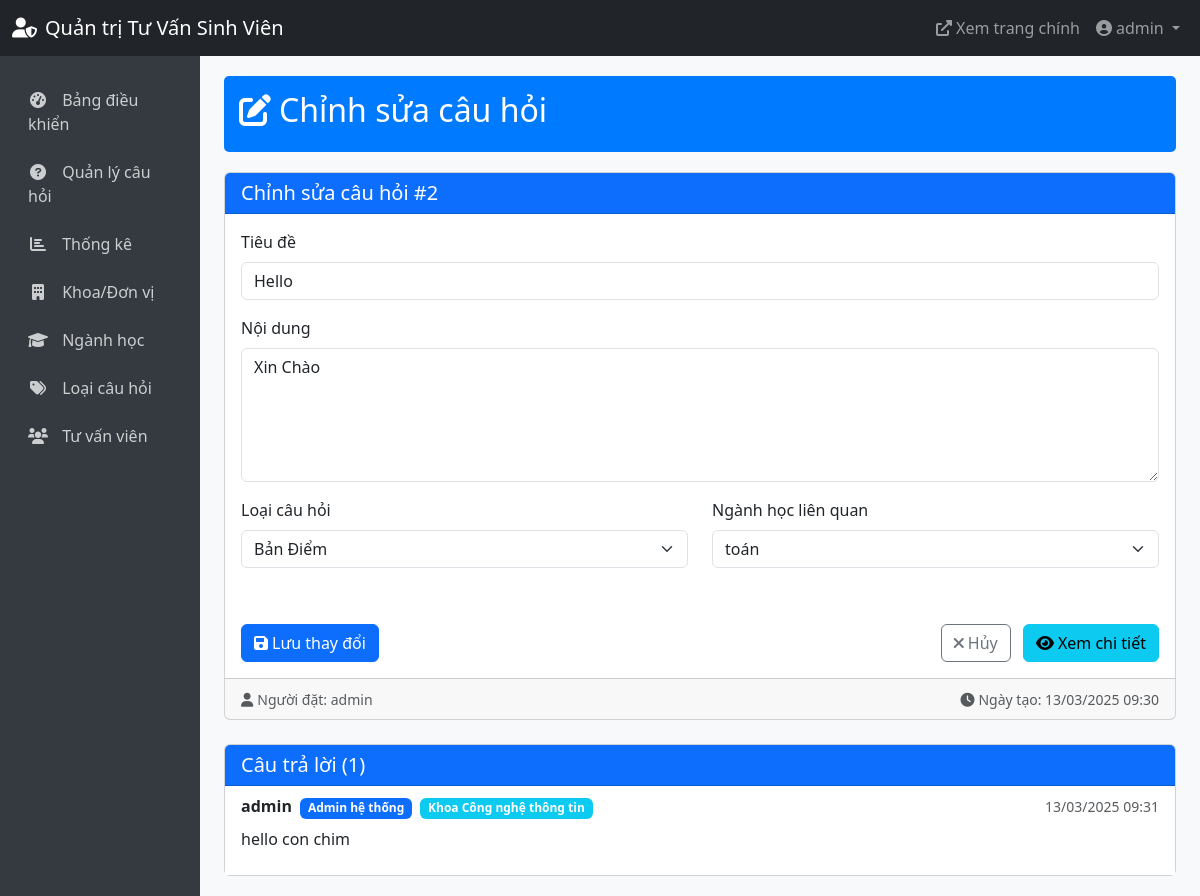
/admin-panel/questions/2/edit/ (signed in), run on the app's committed database.
### accounts/models.py (models this page shows)
class CustomUser(AbstractUser):
    USER_TYPE_CHOICES = (
        ('student', 'Sinh viên'),
        ('alumni', 'Cựu sinh viên'),
        ('parent', 'Phụ huynh'),
        ('high_school', 'Học sinh phổ thông'),
    )
    user_type = models.CharField(max_length=20, choices=USER_TYPE_CHOICES)
    student_id = models.CharField(max_length=20, blank=True, null=True)
    graduation_year = models.IntegerField(blank=True, null=True)  # Cho cựu sinh viên
    phone_number = models.CharField(max_length=15, blank=True, null=True)  # Cho phụ huynh
    grade = models.CharField(max_length=10, blank=True, null=True)  # Cho học sinh phổ thông

### questions/models.py (models this page shows, shortened)
class Question(models.Model):
    STATUS_CHOICES = (
        ('pending', 'Chưa trả lời'),
        ('answered', 'Đã trả lời'),
    )
    user = models.ForeignKey(CustomUser, on_delete=models.CASCADE, verbose_name="Người đặt câu hỏi")
    title = models.CharField(max_length=200, verbose_name="Tiêu đề")
    content = models.TextField(verbose_name="Nội dung")
    major = models.ForeignKey(Major, on_delete=models.SET_NULL, null=True, blank=True, verbose_name="Ngành học liên quan")
    category = models.ForeignKey(QuestionCategory, on_delete=models.SET_NULL, null=True, verbose_name="Loại câu hỏi")
    status = models.CharField(max_length=20, choices=STATUS_CHOICES, default='pending', verbose_name="Trạng thái")
    created_at = models.DateTimeField(auto_now_add=True, verbose_name="Ngày tạo")
    updated_at = models.DateTimeField(auto_now=True, verbose_name="Ngày cập nhật")
    class Meta:
        verbose_name = "Câu hỏi"
        verbose_name_plural = "Câu hỏi"
        ordering = ['-created_at']

class Answer(models.Model):
    question = models.ForeignKey(Question, on_delete=models.CASCADE, related_name='answers', verbose_name="Câu hỏi")
    user = models.ForeignKey(CustomUser, on_delete=models.CASCADE, verbose_name="Người trả lời")
    content = models.TextField(verbose_name="Nội dung")
    created_at = models.DateTimeField(auto_now_add=True, verbose_name="Ngày tạo")
    updated_at = models.DateTimeField(auto_now=True, verbose_name="Ngày cập nhật")
    class Meta:
        verbose_name = "Câu trả lời"
        verbose_name_plural = "Câu trả lời"
        ordering = ['created_at']

class Department(models.Model):
    name = models.CharField(max_length=100, verbose_name="Tên khoa/đơn vị")
    description = models.TextField(blank=True, verbose_name="Mô tả")
    class Meta:
        verbose_name = "Khoa/Đơn vị"
        verbose_name_plural = "Khoa/Đơn vị"

### admin_panel/models.py (models this page shows, shortened)
class AdvisorProfile(models.Model):
    ROLE_CHOICES = (
        ('admin', 'Admin hệ thống'),
        ('advisor', 'Ban tư vấn'),
    )
    user = models.OneToOneField(CustomUser, on_delete=models.CASCADE, verbose_name="Người dùng")
    department = models.ForeignKey(Department, on_delete=models.SET_NULL, null=True, blank=True, verbose_name="Khoa/Đơn vị")
    role = models.CharField(max_length=20, choices=ROLE_CHOICES, verbose_name="Vai trò")
    class Meta:
        verbose_name = "Hồ sơ tư vấn viên"
        verbose_name_plural = "Hồ sơ tư vấn viên"

### admin_panel/views.py (the view)
# urls.py: path('questions/<int:pk>/edit/', views.edit_question, name='edit_question'),
@login_required
def edit_question(request, pk):
    question = get_object_or_404(Question, pk=pk)
    if not is_advisor(request.user):
        messages.error(request, 'Bạn không có quyền chỉnh sửa câu hỏi.')
        return redirect('question_detail', pk=pk)
    if request.method == 'POST':
        form = QuestionForm(request.POST, instance=question)
        if form.is_valid():
            form.save()
            messages.success(request, f'Đã cập nhật câu hỏi "{question.title}" thành công.')
            return redirect('manage_questions')
    else:
        form = QuestionForm(instance=question)
    return render(request, 'admin_panel/edit_question.html', {
        'form': form,
        'question': question
    })

### questions/forms.py
class QuestionForm(forms.ModelForm):
    class Meta:
        model = Question
        fields = ['title', 'content', 'major', 'category']
        widgets = {
            'content': forms.Textarea(attrs={'rows': 5}),
        }
    def __init__(self, *args, **kwargs):
        super().__init__(*args, **kwargs)
        self.fields['major'].queryset = Major.objects.all().order_by('name')
        self.fields['category'].queryset = QuestionCategory.objects.all().order_by('name')
        self.fields['title'].widget.attrs.update({'placeholder': 'Nhập tiêu đề câu hỏi'})
        self.fields['content'].widget.attrs.update({'placeholder': 'Nhập nội dung câu hỏi chi tiết'})

### admin_panel/views.py (called while the page is built)
def is_advisor(user):
    try:
        advisor = AdvisorProfile.objects.get(user=user)
        return True
    except AdvisorProfile.DoesNotExist:
        return False

### questions/models.py (called while the page is built)
    def __str__(self):
        return self.name

    def __str__(self):
        return self.name

### templates/admin_panel/edit_question.html (shortened to what this page needs)
{% extends 'admin_panel/base_admin.html' %}
{% load widget_tweaks %}
{% block content %}
<div class="admin-header">
    <h2><i class="fas fa-edit me-2"></i>Chỉnh sửa câu hỏi</h2>
</div>
<div class="card">
    <div class="card-header bg-primary text-white">
        <h5 class="mb-0">Chỉnh sửa câu hỏi #{{ question.id }}</h5>
    </div>
    <div class="card-body">
        <form method="post">
            <div class="mb-3">
                <label for="{{ form.title.id_for_label }}" class="form-label">{{ form.title.label }}</label>
                {{ form.title|add_class:"form-control" }}
            </div>
            <div class="mb-3">
                <label for="{{ form.content.id_for_label }}" class="form-label">{{ form.content.label }}</label>
                {{ form.content|add_class:"form-control" }}
            </div>
            <div class="row">
                <div class="col-md-6">
                    <div class="mb-3">
                        <label for="{{ form.category.id_for_label }}" class="form-label">{{ form.category.label }}</label>
                        {{ form.category|add_class:"form-select" }}
                    </div>
                </div>
                <div class="col-md-6">
                    <div class="mb-3">
                        <label for="{{ form.major.id_for_label }}" class="form-label">{{ form.major.label }}</label>
                        {{ form.major|add_class:"form-select" }}
                    </div>
                </div>
            </div>
            <div class="mb-3">
            </div>
            <div class="d-flex justify-content-between">
                <button type="submit" class="btn btn-primary">
                    <i class="fas fa-save me-1"></i>Lưu thay đổi
                </button>
                <div>
                    <a href="{% url 'manage_questions' %}" class="btn btn-outline-secondary me-2">
                        <i class="fas fa-times me-1"></i>Hủy
                    </a>
                    <a href="{% url 'question_detail' question.id %}" class="btn btn-info" target="_blank">
                        <i class="fas fa-eye me-1"></i>Xem chi tiết
                    </a>
                </div>
            </div>
        </form>
    </div>
    <div class="card-footer">
        <div class="d-flex justify-content-between text-muted">
            <div>
                <small><i class="fas fa-user me-1"></i>Người đặt: {{ question.user.get_full_name|default:question.user.username }}</small>
            </div>
            <div>
                <small><i class="fas fa-clock me-1"></i>Ngày tạo: {{ question.created_at|date:"d/m/Y H:i" }}</small>
            </div>
        </div>
    </div>
</div>
{% if question.answers.exists %}
<div class="card mt-4">
    <div class="card-header bg-primary text-white">
        <h5 class="mb-0">Câu trả lời ({{ question.answers.count }})</h5>
    </div>
    <div class="card-body p-0">
        <div class="list-group list-group-flush">
            {% for answer in question.answers.all %}
            <div class="list-group-item">
                <div class="d-flex justify-content-between align-items-center mb-2">
                    <div>
                        <strong>{{ answer.user.get_full_name|default:answer.user.username }}</strong>
                        {% if answer.user.advisorprofile %}
                        <span class="badge bg-primary ms-1">{{ answer.user.advisorprofile.get_role_display }}</span>
                        {% if answer.user.advisorprofile.department %}
                        <span class="badge bg-info ms-1">{{ answer.user.advisorprofile.department.name }}</span>
                        {% endif %}
                        {% endif %}
                    </div>
                    <small class="text-muted">{{ answer.created_at|date:"d/m/Y H:i" }}</small>
                </div>
                <p class="mb-0">{{ answer.content|linebreaks }}</p>
            </div>
            {% endfor %}
        </div>
    </div>
</div>
{% endif %}
{% endblock %}

### templates/admin_panel/base_admin.html (shortened to what this page needs)
<!DOCTYPE html>
<html lang="vi">
<head>
    <link href="https://cdn.jsdelivr.net/npm/bootstrap@5.3.0/dist/css/bootstrap.min.css" rel="stylesheet">
    <link rel="stylesheet" href="https://cdnjs.cloudflare.com/ajax/libs/font-awesome/6.0.0/css/all.min.css">
</head>
<body>
    <nav class="navbar navbar-expand-lg navbar-dark bg-dark">
        <div class="container-fluid">
            <a class="navbar-brand" href="{% url 'admin_dashboard' %}">
                <i class="fas fa-user-shield me-2"></i>Quản trị Tư Vấn Sinh Viên
            </a>
            <div class="collapse navbar-collapse" id="navbarAdmin">
                <ul class="navbar-nav ms-auto">
                    <li class="nav-item">
                        <a class="nav-link" href="{% url 'home' %}" target="_blank">
                            <i class="fas fa-external-link-alt me-1"></i>Xem trang chính
                        </a>
                    </li>
                    <li class="nav-item dropdown">
                        <a class="nav-link dropdown-toggle" href="#" id="navbarDropdown" role="button" data-bs-toggle="dropdown">
                            <i class="fas fa-user-circle me-1"></i>{{ user.get_full_name|default:user.username }}
                        </a>
                    </li>
                </ul>
            </div>
        </div>
    </nav>
    <div class="container-fluid">
        <div class="row">
            <div class="col-md-3 col-lg-2 d-md-block admin-sidebar collapse">
                <div class="position-sticky">
                    <ul class="nav flex-column">
                        <li class="nav-item">
                            <a class="nav-link {% if request.resolver_match.url_name == 'admin_dashboard' %}active{% endif %}" href="{% url 'admin_dashboard' %}">
                                <i class="fas fa-tachometer-alt"></i> Bảng điều khiển
                            </a>
                        </li>
                        <li class="nav-item">
                            <a class="nav-link {% if request.resolver_match.url_name == 'manage_questions' %}active{% endif %}" href="{% url 'manage_questions' %}">
                                <i class="fas fa-question-circle"></i> Quản lý câu hỏi
                            </a>
                        </li>
                        {% if user.advisorprofile.role == 'admin' %}
                        <li class="nav-item">
                            <a class="nav-link {% if request.resolver_match.url_name == 'statistics_dashboard' %}active{% endif %}" href="{% url 'statistics_dashboard' %}">
                                <i class="fas fa-chart-bar"></i> Thống kê
                            </a>
                        </li>
                        <li class="nav-item">
                            <a class="nav-link {% if request.resolver_match.url_name == 'manage_departments' %}active{% endif %}" href="{% url 'manage_departments' %}">
                                <i class="fas fa-building"></i> Khoa/Đơn vị
                            </a>
                        </li>
                        <li class="nav-item">
                            <a class="nav-link {% if request.resolver_match.url_name == 'manage_majors' %}active{% endif %}" href="{% url 'manage_majors' %}">
                                <i class="fas fa-graduation-cap"></i> Ngành học
                            </a>
                        </li>
                        <li class="nav-item">
                            <a class="nav-link {% if request.resolver_match.url_name == 'manage_categories' %}active{% endif %}" href="{% url 'manage_categories' %}">
                                <i class="fas fa-tags"></i> Loại câu hỏi
                            </a>
                        </li>
                        <li class="nav-item">
                            <a class="nav-link {% if request.resolver_match.url_name == 'manage_advisors' %}active{% endif %}" href="{% url 'manage_advisors' %}">
                                <i class="fas fa-users"></i> Tư vấn viên
                            </a>
                        </li>
                        {% endif %}
                    </ul>
                </div>
            </div>
            <main class="col-md-9 ms-sm-auto col-lg-10 px-md-4 admin-content">
                {% block content %}{% endblock %}
            </main>
        </div>
    </div>
</body>
</html>

### templates/admin_panel/base_admin.html (style rules this page uses)
body { background-color: #f8f9fa; }
.admin-sidebar { min-height: calc(100vh - 56px); background-color: #343a40; padding-top: 20px; }
.admin-sidebar .nav-link { color: rgba(255, 255, 255, 0.75); border-radius: 0; padding: 0.75rem 1rem; }
.admin-sidebar .nav-link i { margin-right: 10px; width: 20px; text-align: center; }
.admin-content { padding: 20px; }
.admin-header { background-color: #007bff; color: white; padding: 15px; margin-bottom: 20px; border-radius: 5px; }

### data on the page
CustomUser: get_full_name "admin"
Question: id "2", title "Hello", content "Xin Chào", category "Bản Điểm", major "toán", user.get_full_name "admin", created_at "13/03/2025 09:30", answers.count "1"
Answer: user.get_full_name "admin", user.advisorprofile.role "Admin hệ thống", user.advisorprofile.department.name "Khoa Công nghệ thông tin", created_at "13/03/2025 09:31", content "hello con chim"
